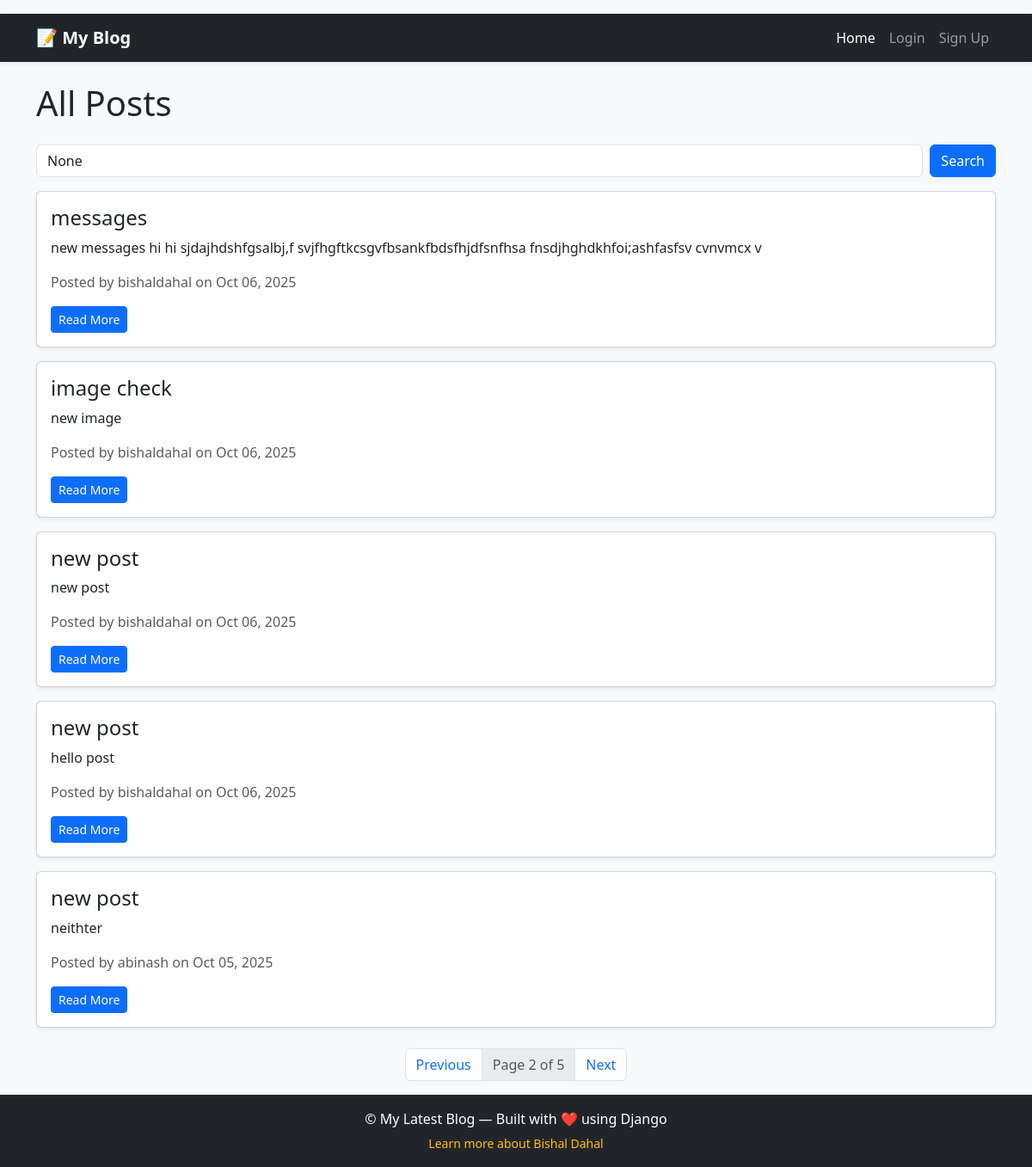
The app's page /posts/?page=2 with its own data.
### blog/models.py (models this page shows, shortened)
class Post(models.Model):
    author = models.ForeignKey(User, on_delete=models.CASCADE)
    title = models.CharField(max_length=100)
    content = models.TextField()
    image = models.ImageField(upload_to='posts/', blank=True, null=True)
    created_at = models.DateTimeField(auto_now_add=True)
    author = models.ForeignKey(User, on_delete=models.CASCADE)

### blog/views.py (the view)
# urls.py: path("posts/", views.post_list, name= "post_list"),
def post_list(request):
    query = request.GET.get('q')
    if query:
        post_list = Post.objects.filter(title__icontains=query).order_by('-created_at')
    else:
        post_list = Post.objects.all().order_by('-created_at')
    paginator = Paginator(post_list, 5)
    page_number = request.GET.get('page')
    page_obj = paginator.get_page(page_number)
    return render(request, 'blog/post_list.html', {'page_obj': page_obj, 'query': query})

### blog/templates/blog/post_list.html (shortened to what this page needs)
{% extends "layout.html" %}
{% block content %}
<h1 class="mb-4">All Posts</h1>
<form method="GET" class="mb-3 d-flex">
  <input type="text" name="q" class="form-control me-2" placeholder="Search posts..." value="{{ query }}">
  <button type="submit" class="btn btn-primary">Search</button>
</form>
{% for post in page_obj %}
  <div class="card mb-3 shadow-sm">
    <div class="card-body">
      <h4 class="card-title">{{ post.title }}</h4>
      <p class="card-text">{{ post.content|truncatewords:20 }}</p>
      <p class="text-muted">Posted by {{ post.author.username }} on {{ post.created_at|date:"M d, Y" }}</p>
      <a href="{% url 'post_detail' post.id %}" class="btn btn-primary btn-sm">Read More</a>
    </div>
  </div>
{% empty %}
  <p>No posts found.</p>
{% endfor %}
<nav aria-label="Page navigation" class="mt-4">
  <ul class="pagination justify-content-center">
    {% if page_obj.has_previous %}
      <li class="page-item">
        <a class="page-link" href="?page={{ page_obj.previous_page_number }}{% if query %}&q={{ query }}{% endif %}">Previous</a>
      </li>
    {% endif %}
    <li class="page-item disabled">
      <span class="page-link">Page {{ page_obj.number }} of {{ page_obj.paginator.num_pages }}</span>
    </li>
    {% if page_obj.has_next %}
      <li class="page-item">
        <a class="page-link" href="?page={{ page_obj.next_page_number }}{% if query %}&q={{ query }}{% endif %}">Next</a>
      </li>
    {% endif %}
  </ul>
</nav>
{% endblock %}

### records on screen
Post: title "messages", content "new messages hi hi sjdajhdshfgsalbj,f svjfhgftkcsgvfbsankfbdsfhjdfsnfhsa fnsdjhghdkhfoi;ashfasfsv cvnvmcx v", author.username "bishaldahal", created_at "Oct 06, 2025"
Post: title "image check", content "new image", author.username "bishaldahal", created_at "Oct 06, 2025"
Post: title "new post", content "new post", author.username "bishaldahal", created_at "Oct 06, 2025"
Post: title "new post", content "hello post", author.username "bishaldahal", created_at "Oct 06, 2025"
Post: title "new post", content "neithter", author.username "abinash", created_at "Oct 05, 2025"

### other values on screen
{{ page_obj.number }} "2"
{{ page_obj.paginator.num_pages }} "5"
